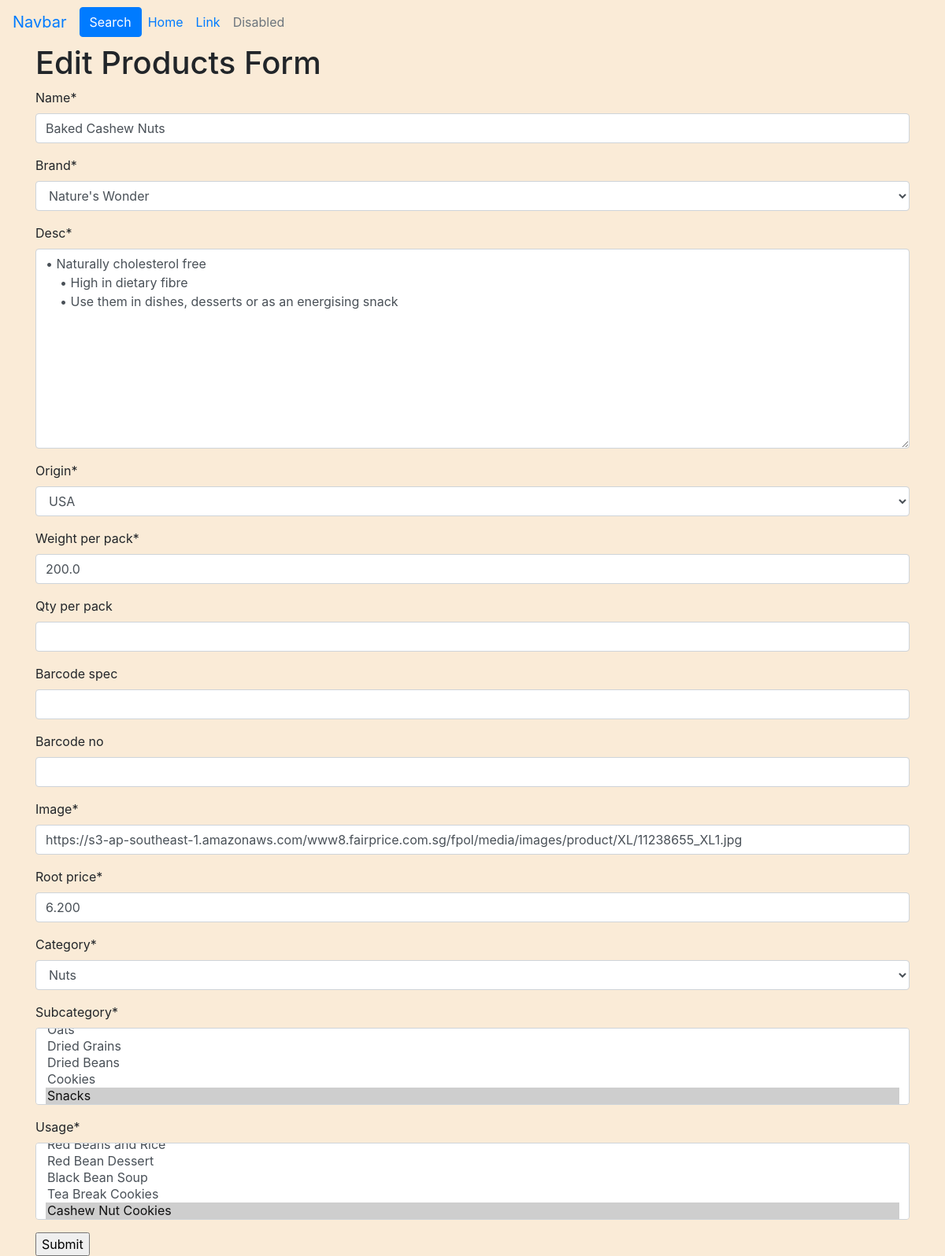
Screenshot of /products/update/14 (signed in) with the database file from the repository.
### products/models.py (models this page shows, shortened)
class Product(models.Model):
    name = models.CharField(blank=False, max_length=50)
    brand = models.ForeignKey('Brand', on_delete=models.CASCADE)
    desc = models.TextField(blank=False, max_length=500)
    origin = models.ForeignKey('Country', on_delete=models.CASCADE)
    weight_per_pack = models.FloatField(blank=False)
    qty_per_pack = models.IntegerField(blank=True, null=True)
    barcode_spec = models.CharField(blank=True, max_length=3)
    barcode_no = models.BigIntegerField(blank=True, null=True)
    image = models.URLField(blank=False)
    root_price = models.DecimalField(max_digits=10, decimal_places=3,
                                     blank=False)
    category = models.ForeignKey('Category', on_delete=models.CASCADE)
    subcategory = models.ManyToManyField(Subcategory)
    usage = models.ManyToManyField('Usage')
    editor = models.ForeignKey(User, on_delete=models.SET_NULL, null=True)
    date_edited = models.DateTimeField(auto_now_add=True, blank=True)

class Brand(models.Model):
    name = models.CharField(blank=False, max_length=50)
    def __str__(self):
        return self.name

### products/views.py (the view)
# urls.py: path('update/<product_id>', products.views.update_product,
@login_required
@permission_required('products.update_product')
def update_product(request, product_id):
    product_to_update = get_object_or_404(Product, pk=product_id)
    if request.method == 'POST':
        update_form = ProductForm(request.POST, instance=product_to_update)
        if update_form.is_valid():
            editted_product = update_form.save(commit=False)
            editted_product.editor = request.user
            editted_product.save()
            messages.success(
                request,
                f"Product {update_form.data['name']} has been updated"
                f" in the system")
            return redirect(reverse(index))
        else:
            return render(request, 'products/update_product.template.html', {
                      'form': update_form
                      })
    else:
        update_form = ProductForm(instance=product_to_update)
        return render(request, 'products/update_product.template.html', {
                      'form': update_form
                      })

### products/forms.py
class ProductForm(forms.ModelForm):
    class Meta:
        model = Product
        fields = ('name', 'brand', 'desc', 'origin', 'weight_per_pack',
                  'qty_per_pack', 'barcode_spec', 'barcode_no', 'image',
                  'root_price', 'category', 'subcategory', 'usage')
        widgets = {
            'editor': forms.HiddenInput(),
        }

### products/models.py (called while the page is built)
    def __str__(self):
        return self.name

    def __str__(self):
        return self.name

    def __str__(self):
        return self.name

    def __str__(self):
        return self.name

### products/templates/products/update_product.template.html (shortened to what this page needs)
{% extends 'base.template.html' %}
{%load crispy_forms_tags %}
{%load static%}
{%block content%}
    <h1>Edit Products Form</h1>
    <form method="POST">
    {{ form|crispy}}
    <input type="submit"/>
    </form>
  {% endblock %}

### static/css/styles.css (style rules this page uses)
body { background-color: antiquewhite; }

### rows the page displays
Product: name "Baked Cashew Nuts", brand "Nature's Wonder", desc "• Naturally cholesterol free • High in dietary fibre • Use them in dishes, desserts or as an energising snack", origin "USA", weight_per_pack "200.0", image "https://s3-ap-southeast-1.amazonaws.com/www8.fairprice.com.sg/fpol/media/images/product/XL/11238655_XL1.jpg", root_price "6.200", category "Nuts"
